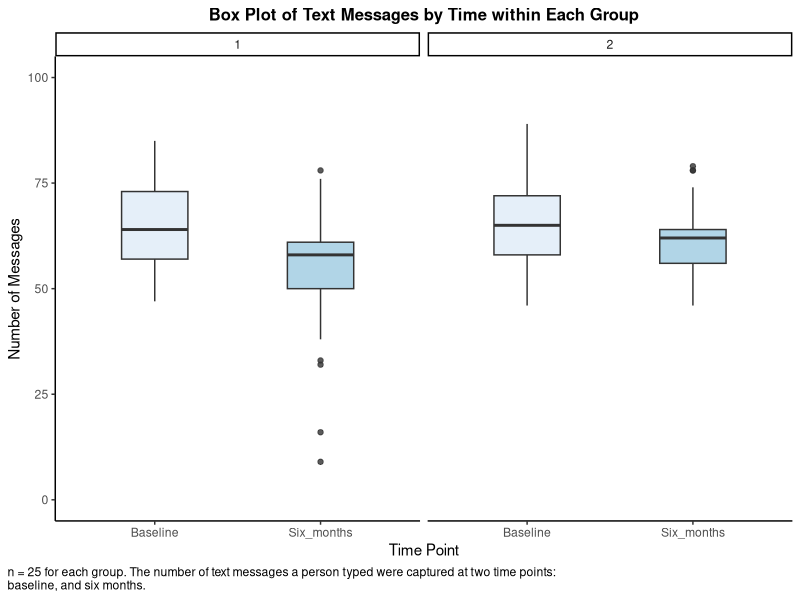
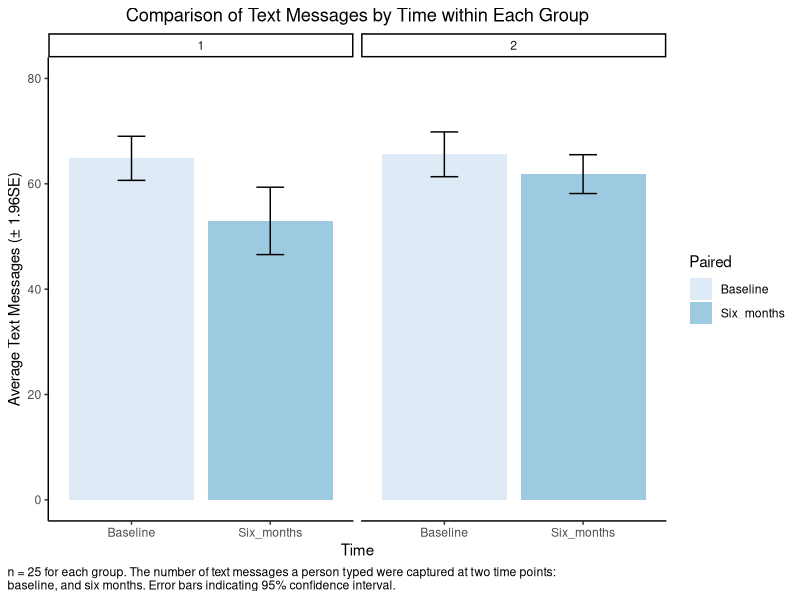

R code for these plots, in order:
# Setting the working directory
# Commented out because we each have different working directories
# setwd("~/Personal/Brown/BHDS2010/Assignment 3/Assignment3")

# Import libraries used in this analysis
library(tidyverse) # To use ggplot, filter, mutate, etc. tidyverse functions

# Read in the data from the csv
text_msg <- read.csv("TextMessages.csv")

# Visually examine the structure of the data
head(text_msg)
# The Group column shows the two groups of participants. The Baseline and Six_months columns contain the number of text messages measured at two separate time points. Lastly, the participant column contains the subject number.

# For visualization, we will create a long version of the text_msg dataset, 
text_msg_long <- text_msg %>% 
  pivot_longer(
    cols = c("Baseline", "Six_months"),
    names_to = "Timepoint",
    values_to = "n_Msg"
  )

# Print out the fist few rows of text_msg_long to verify the pivot is corrected processed
head(text_msg_long)

# Summary statistics: We compute the summary statistics of the data, including mean, median, count, standard deviation, standard error, minimum, and maximum.
summary_stats <- text_msg_long %>%
  group_by(Group, Timepoint) %>%
  summarise(
    n = n(),
    mean = mean(n_Msg, na.rm = TRUE),
    median = median(n_Msg, na.rm = TRUE),
    stdev = sd(n_Msg, na.rm = TRUE),
    se = stdev / sqrt(n),
    min = min(n_Msg, na.rm = TRUE),
    max = max(n_Msg, na.rm = TRUE)
  )

# Next we print out the results
print(summary_stats)

# There are 25 data points in each group at each timepoint.
# Group 1 and Group 2 showed similar means and medians around 65, with standard deviation of 10.7-10.8. The minimum values of both groups are 46-47, and maximum are 85 and 89, respectively. Overall, the two groups display similar summary statistics at the Baseline timepoint. At the Six Months timepoint, the statistics are quite different. Group 1 has a mean of 53 and median of 58, while Group 2 has a mean of 61.8 and median of 62. 
# For Group 1,  the standard deviation increased to 16.3, while for Group 2, the standard deviation slightly decreased to 9.41. Group 1 sees more extreme values on the downside, with a minimum of 9 text messages. Both groups saw maximum number of text messages near 80.

# Visualization 1: We first create box plots of text messages stratified by Group and Time
# Caption for chart to explain the data
vis_1_caption = "n = 25 for each group. The number of text messages a person typed were captured at two time points: baseline, and six months."   
# Start a blank canvas, clarify the data on two axes
# Box plot, set width and color opacity
# Define faceted chart
# Choose color palette
# Add axis labels, title, and caption
# Choose theme
# Set title and caption location
text_msg_long %>% ggplot (aes(x = Timepoint, y = n_Msg, fill = Timepoint)) +      
  geom_boxplot(width = 0.4, alpha = 0.8) +                   
  facet_grid(. ~ Group, switch = "y") +
  coord_cartesian(ylim = c(0, 100)) +
  scale_fill_brewer("Paired") +                              
  labs(x = "Time Point", y = "Number of Messages",           
       title = "Box Plot of Text Messages by Time within Each Group",
       caption = str_wrap(vis_1_caption, width = 100)) +
  theme_classic() +                                          
  theme(legend.position = "none",                            
        plot.title = element_text(face = "bold", size = 12, hjust = 0.5),
        plot.caption.position = "plot",
        plot.caption = element_text(hjust = 0))

# The box plot shows that the number of text messages sent decreased from the Baseline observation to that six months later. The decrease appears more significant in Group 1 than Group 2, which we will show later in the summary statistics section.
# The number of text messages six months later for Group 1 contains a fair amount of outliers on the downside, with the minimum being 9 messages.

# Visualization 2: We then create bar charts of text messages stratified by Group and Time
# Caption for chart to explain the data
vis_2_caption = "n = 25 for each group. The number of text messages a person typed were captured at two time points: baseline, and six months. Error bars indicating 95% confidence interval."  
# Start a blank canvas, clarify the data on two axes
# Define a bar chart, where the height of the bars represents the means
# Define error bars to be +-1.96 standard error, i.e. 95% CI
# Define faceted chart
# Add axis labels, title, and caption
# Set title and caption location
ggplot(summary_stats, aes(x = Timepoint, y = mean, fill = Timepoint)) +           
  geom_bar(stat = "identity", position = "dodge") +          
  geom_errorbar(aes(ymin = mean - 1.96*se, 
                    ymax = mean + 1.96*se),                  
                width = 0.2, position = position_dodge(width = 0.9)) +                    
  facet_wrap(~ Group) +
  coord_cartesian(ylim = c(0, 80)) +
  scale_fill_brewer("Paired") +  
  labs(                                                      
    title = "Comparison of Text Messages by Time within Each Group",
    x = "Time",
    y = "Average Text Messages (± 1.96SE)",
    fill = "Time Period",
    caption = str_wrap(vis_2_caption, width = 100)
  ) +
  theme_classic() +
  theme(                                                     
    plot.title = element_text(hjust = 0.5),
    legend.position = "right",
    plot.caption.position = "plot",
    plot.caption = element_text(hjust = 0)
  )

# Group 1 showed a significant decrease in the average number of text messages sent, dropping from approximately 65 at Baseline to about 53 at the six-month mark. The error bars (which represent 95% CI) do not overlap, suggesting this change is statistically significant.
# Group 2 showed only a slight decrease in average text messages, from approximately 66 at Baseline to 62 at six months. The error bars for these two time points overlap, suggesting this small drop is likely not statistically significant.


# In summary, while both groups started with a similar average, Group 1 experienced a much larger and more statistically significant reduction in text messages after six months compared to Group 2.
